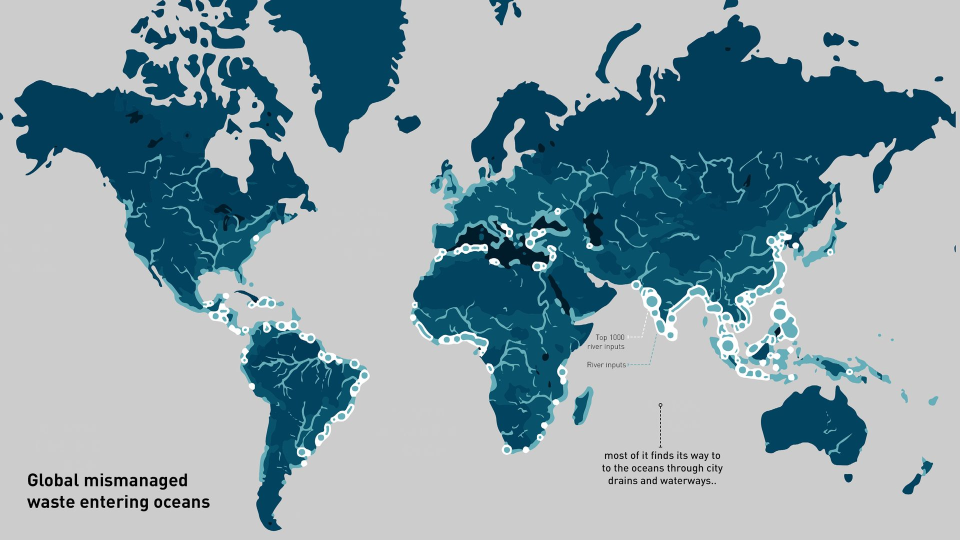
#> input picture images/CEPT/Eco-machine/04_Raghav Kohli.jpg, 1920 x 1079 px (shown at 1/2 size)
$ python register-layers.py '../images/CEPT/Eco-machine/04_Raghav Kohli.jpg' '../images/CEPT/Eco-machine/05_Raghav Kohli.jpg' --out out.png
#> lines starting #> are read from the running program, lines starting #| are printed output that depends on the picture; after the words box and inside, x2 and y2 are one past the last pixel; in counts of white or black regions, pixels touching at a corner belong together
"""
register-layers.py — fit a drawing exported at another scale / rotation / crop onto a stack frame.

    py scripts/register-layers.py <ref.jpg> <target.jpg> -o <out.jpg> [--over <prev.jpg>] [--check <chk.jpg>]

The site's `stack:` block needs every frame at one size, on one ground. When a drawing of the same
plan was exported differently (Water Urbanism's aahar-pyne and low-ground drawings sit 23.8° off
the plan frames, at 1.075x), this finds the similarity transform that lands the target's ink on the
reference's ink — SIFT on an ink mask, so colour differences between exports do not matter, and
RANSAC so the reference's extra content (context map, hatching) does not — and writes the target
warped into the reference's frame on white. Nothing is re-exported.

--over   multiply the result onto a previous frame, so the new frame contains it (stacks are cumulative).
--check  also write an overlay: reference ink in grey, warped target ink in red, to judge the fit.

Refuses a fit with fewer than 20 inliers. Needs opencv-python-headless + numpy (the `py` Python).
"""
import argparse, sys
import cv2, numpy as np

def ink(img, thr=235):
    return (cv2.cvtColor(img, cv2.COLOR_BGR2GRAY) < thr).astype(np.uint8) * 255

def main():
    ap = argparse.ArgumentParser()
    ap.add_argument("ref"); ap.add_argument("target"); ap.add_argument("-o", "--out", required=True)
    ap.add_argument("--over"); ap.add_argument("--check"); ap.add_argument("--min-inliers", type=int, default=20)
    a = ap.parse_args()
    ref = cv2.imread(a.ref); tgt = cv2.imread(a.target)
#> in main, ref is the input picture: shape (1079, 1920, 3); mean B, G, R 169.3, 160.6, 138.8
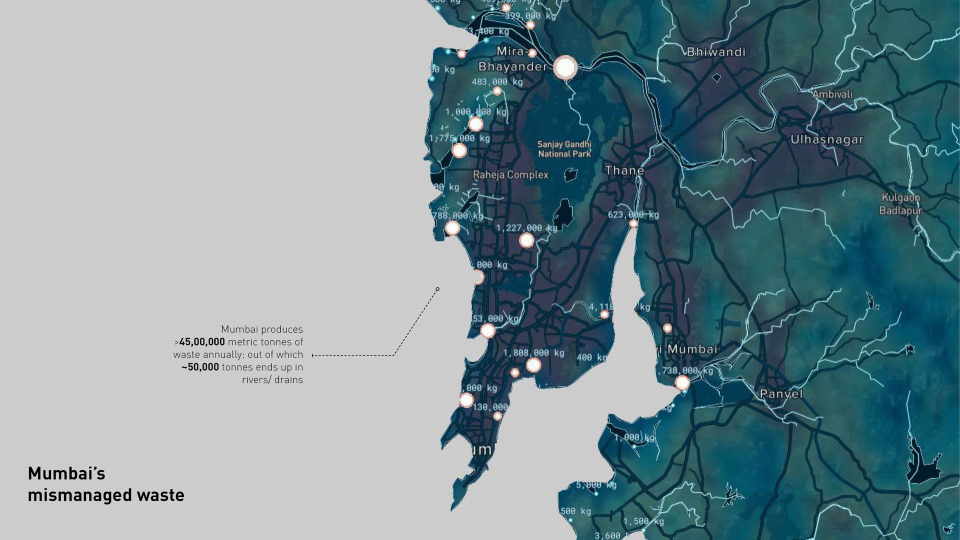
#> input picture images/CEPT/Eco-machine/05_Raghav Kohli.jpg, 1920 x 1079 px (shown at 1/2 size)
#> in main, tgt is the input picture: shape (1079, 1920, 3); mean B, G, R 150.3, 144.1, 122.9
    if ref is None or tgt is None: sys.exit("could not read the images")
    sift = cv2.SIFT_create(nfeatures=8000)
    kt, dt = sift.detectAndCompute(ink(tgt), None); kr, dr = sift.detectAndCompute(ink(ref), None)
#> in ink, `return (cv2.cvtColor(img, cv2.COLOR_BGR2GRAY) < thr).astype(np.uint8) ..`:
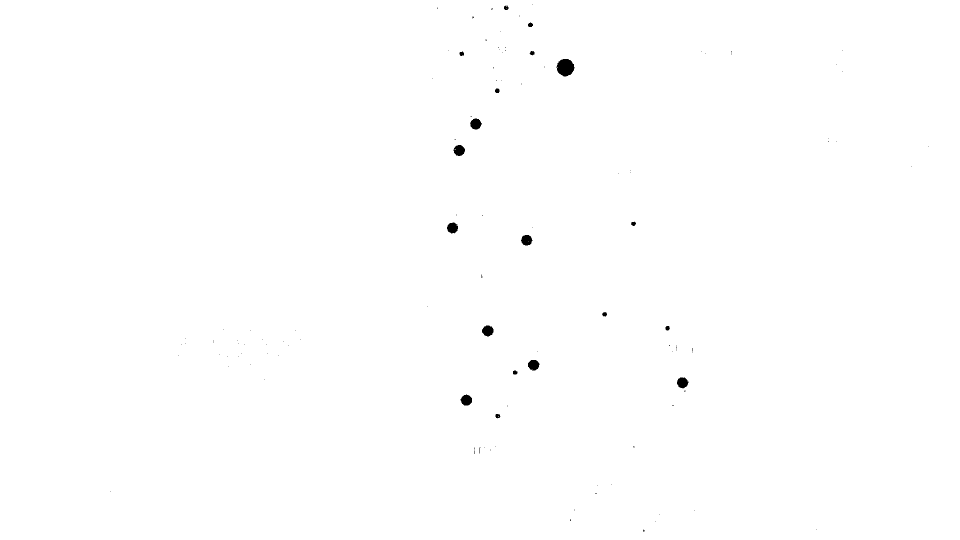
#> returned value: shape (1079, 1920) (shown at 1/2 size); 99.8% white; 118 black regions (99 under 20 px), largest, box (x1, y1, x2, y2) and area: (1113, 118, 1149, 153) 947, (964, 651, 987, 673) 382, (921, 789, 944, 811) 380
#> after `kt, dt = sift.detectAndCompute(ink(tgt), None)`: kt = 93 keypoints; strongest (x, y, size): (1287, 1061, 2.1), (933, 800, 14.1), (1030, 745, 5.6), (1131, 135, 22.3)
#> call 2 of ink, with thr = 235
#> in ink (call 2), `return (cv2.cvtColor(img, cv2.COLOR_BGR2GRAY) < thr).astype(np.uint8) ..`:
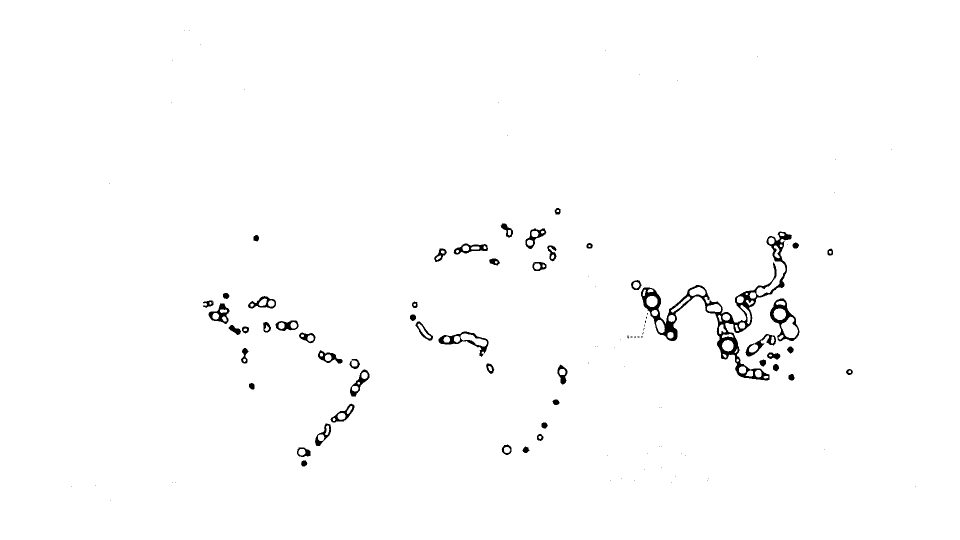
#> returned value: shape (1079, 1920) (shown at 1/2 size); 98.8% white; 112 black regions (61 under 20 px), largest, box (x1, y1, x2, y2) and area: (1282, 463, 1584, 761) 9412, (1540, 597, 1599, 683) 1420, (877, 663, 977, 714) 1115
#> after `kr, dr = sift.detectAndCompute(ink(ref), None)`: kr = 1081 keypoints; strongest (x, y, size): (717, 766, 3.2), (1283, 674, 1.9), (992, 524, 3.1), (1089, 851, 7.9)
    pairs = cv2.BFMatcher(cv2.NORM_L2).knnMatch(dt, dr, k=2)
#> pairs = 93 matches
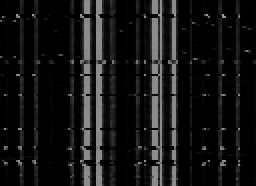
#> dt: shape (93, 128) float32 (shown 2 times larger); min 0, max 158, mean 20.8
    good = [m for m, n in pairs if m.distance < 0.75 * n.distance]
#> good = 7 matches
#> (the run stopped early here; a loop or call above may not have finished)
